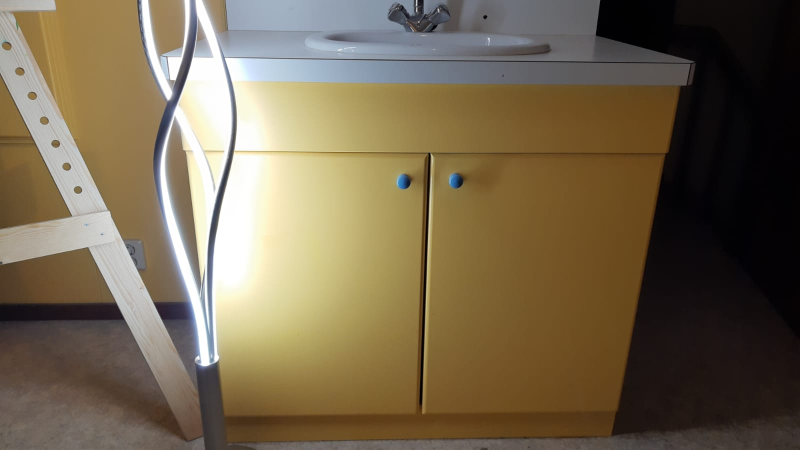
#> input picture original_images/WhatsApp Image 2021-01-12 at 20.02.13.jpeg, 1600 x 900 px (shown at 1/2 size); its folder holds 2 pictures in this run
$ python img_manipulater.py   (Python 2 division)
#> lines starting #> are read from the running program, lines starting #| are printed output that depends on the picture
import cv2
import os
import numpy as np

class ImageManipulator:
    def __init__(self):
        self.curr_dir = os.path.dirname(os.path.realpath(__file__))
        self.desired_width = 640
        self.desired_height =  480
        self.dsize = (self.desired_width, self.desired_height)
        pass

    def transform_img(self):
        original_path = self.curr_dir + '/original_images/'
        self.dest_path = self.curr_dir + '/resized_images/'

        #Walk through folder
        count_changed = 0
        count_not_changed = 0
        for (dir_path, dir_names, file_names) in os.walk(original_path):
            for img_name in file_names:
                src = cv2.imread( original_path + img_name, cv2.IMREAD_UNCHANGED)
#> src is the input picture: shape (900, 1600, 3); mean B, G, R 79.7, 103.6, 117.5

                ratio_width, ratio_heigth = self.check_ratio(src)

                if ratio_width > 1 and ratio_heigth > 1 :
                    cropped_img = self.cut_img(src, ratio_width, ratio_heigth)
                    resized_img = self.resize_img(cropped_img)
                    self.write_to_folder(img_name, resized_img)
                    count_changed += 1
                    print(count_changed)
                else:
                    count_not_changed += 1
                    print(count_not_changed)
            break

        print("Number of images processed: {}".format(count_changed))
        print("Number of images not processed: {}".format(count_not_changed))

    def check_ratio(self, src):
        self.src_height, self.src_width, c = src.shape
#> self.src_height = 900; self.src_width = 1600; c = 3

        print(self.src_width)
#| 1600
        print(self.src_height)
#| 900

        ratio_width = float(self.src_width) / float(self.desired_width)
#> ratio_width = 2.5
        ratio_heigth = float(self.src_height) / float(self.desired_height)
#> ratio_heigth = 1.88

        print("Ratio width: {}".format(ratio_width))
#| Ratio width: 2.5
        print("Ratio height: {}".format(ratio_heigth))
#| Ratio height: 1.875
#> in transform_img, `ratio_width, ratio_heigth = self.check_ratio(src)`: ratio_width = 2.5; ratio_heigth = 1.88

        return(ratio_width, ratio_heigth)

    def cut_img(self, src, ratio_width, ratio_heigth):
#> called with ratio_width = 2.5, ratio_heigth = 1.88
        if ratio_width < ratio_heigth:
            new_width = int(self.desired_width*ratio_width)
            new_height = int(self.desired_height*ratio_width)

            diff_width = (self.src_width - new_width)/2
            diff_height = (self.src_height - new_height)/2

            cropped_image = src[diff_height:new_height, diff_width:new_width]

            print("cropped image for height ratio")

            print("New width: {}".format(new_width))
            print("New height: {}".format(new_height))
            print("diff width: {}".format(diff_width))
            print("diff height: {}".format(diff_height))

        elif ratio_heigth < ratio_width:
            new_width = int(self.desired_width*ratio_heigth)
#> new_width = 1200
            new_height = int(self.desired_height*ratio_heigth)
#> new_height = 900

            diff_width = (self.src_width - new_width)/2
#> diff_width = 200
            diff_height = (self.src_height - new_height)/2
#> diff_height = 0

            cropped_image = src[diff_height:new_height, diff_width:new_width]
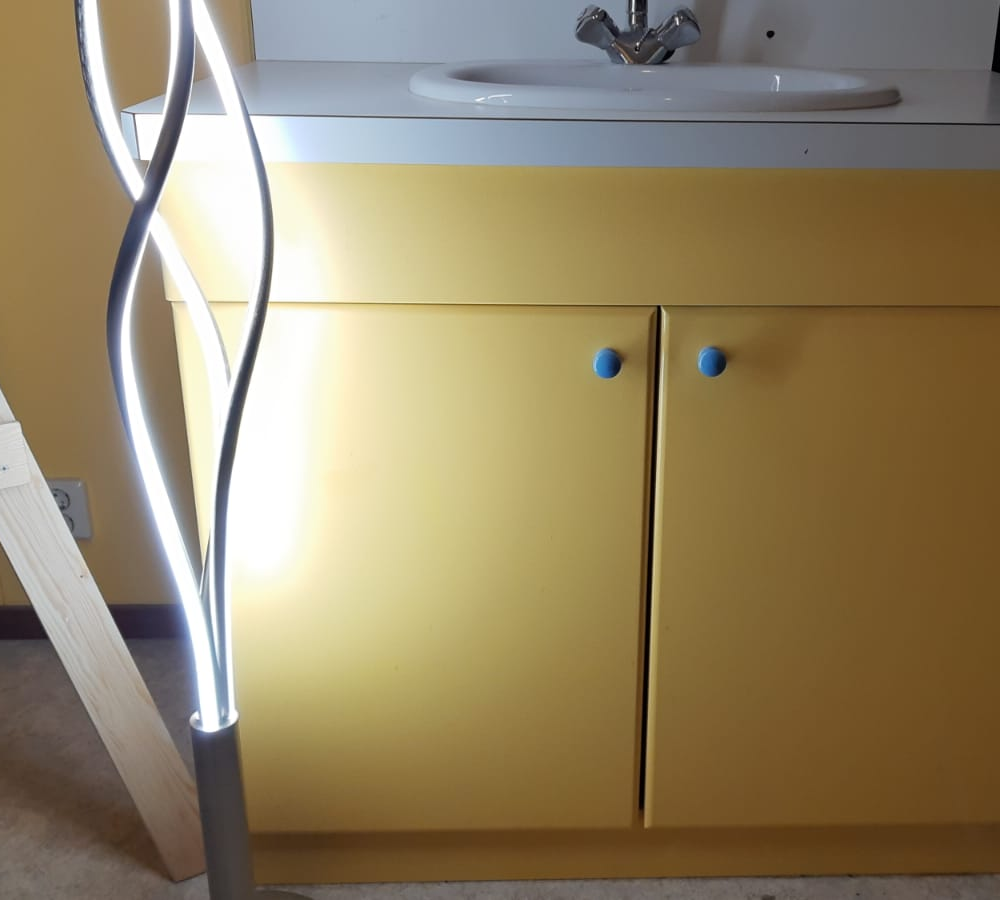
#> cropped_image: shape (900, 1000, 3); mean B, G, R 102.3, 133, 148.1
            print("cropped image for height ratio")

            print("New width: {}".format(new_width))
#| New width: 1200
            print("New height: {}".format(new_height))
#| New height: 900
            print("diff width: {}".format(diff_width))
#| diff width: 200
            print("diff height: {}".format(diff_height))
#| diff height: 0

        else:
            cropped_image = src
            print("Cropping not needed")

        return cropped_image

    def resize_img(self, src):
        return cv2.resize(src, self.dsize)
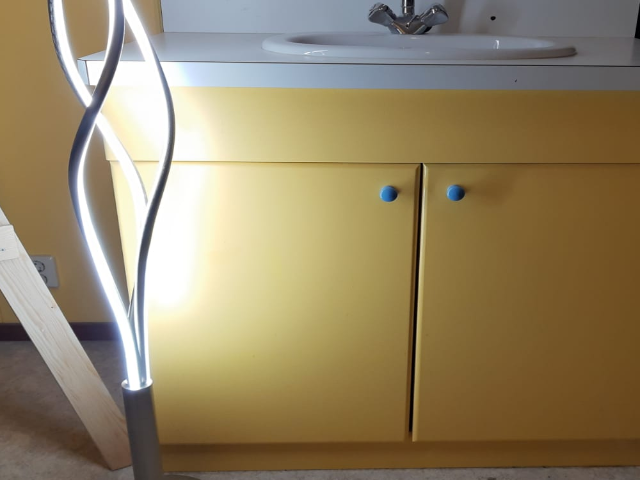
#> returned value: shape (480, 640, 3); mean of channels 0, 1, 2 102.2, 132.9, 148.1; drawn as B, G, R

    def write_to_folder(self, img_name, img):
        cv2.imwrite(self.dest_path + img_name, img)

    def show_img(self, src):
        cv2.imshow("img", src)
        cv2.waitKey(0)

if __name__ == "__main__":
    manipulator = ImageManipulator()
    manipulator.transform_img()

$ run again, on original_images/WhatsApp Image 2021-01-12 at 19.59.38.jpeg
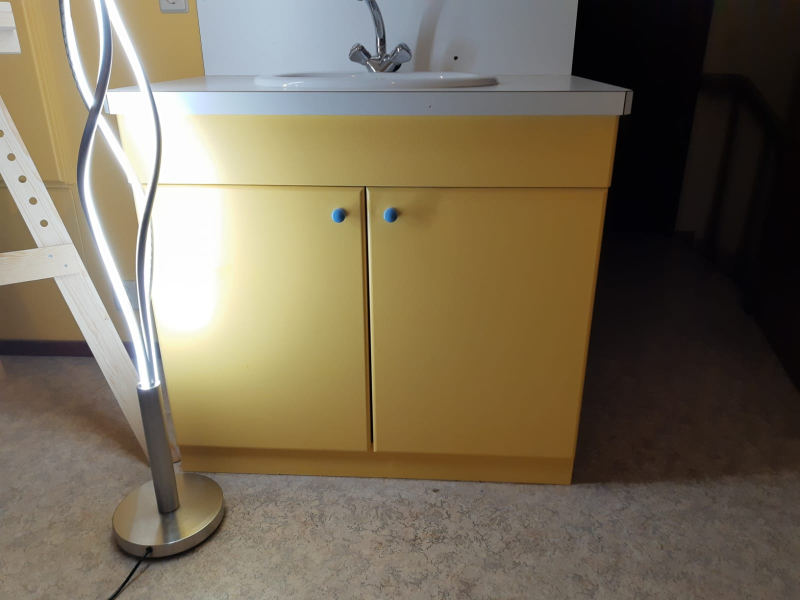
#> input picture original_images/WhatsApp Image 2021-01-12 at 19.59.38.jpeg, 1600 x 1200 px (shown at 1/2 size)
#> in transform_img, src is the input picture: shape (1200, 1600, 3); mean B, G, R 88.5, 109.1, 120.3
#| 1600
#| 1200
#| Ratio width: 2.5
#| Ratio height: 2.5
#> in transform_img, `ratio_width, ratio_heigth = self.check_ratio(src)`: ratio_width = 2.5
#> in resize_img, `return cv2.resize(src, self.dsize)`:
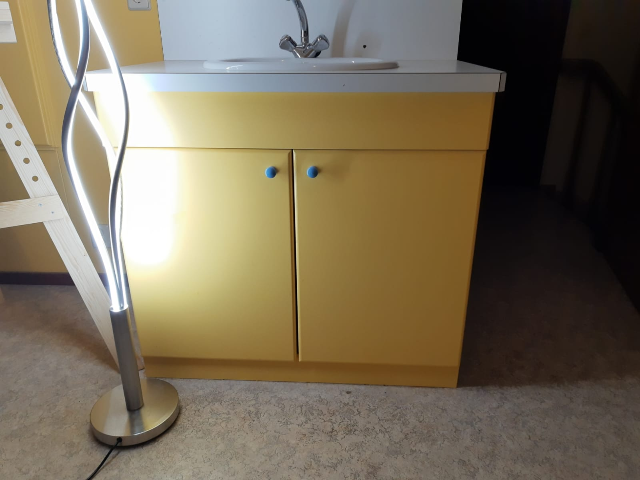
#> returned value: shape (480, 640, 3); mean of channels 0, 1, 2 88.5, 109.1, 120.2; drawn as B, G, R
